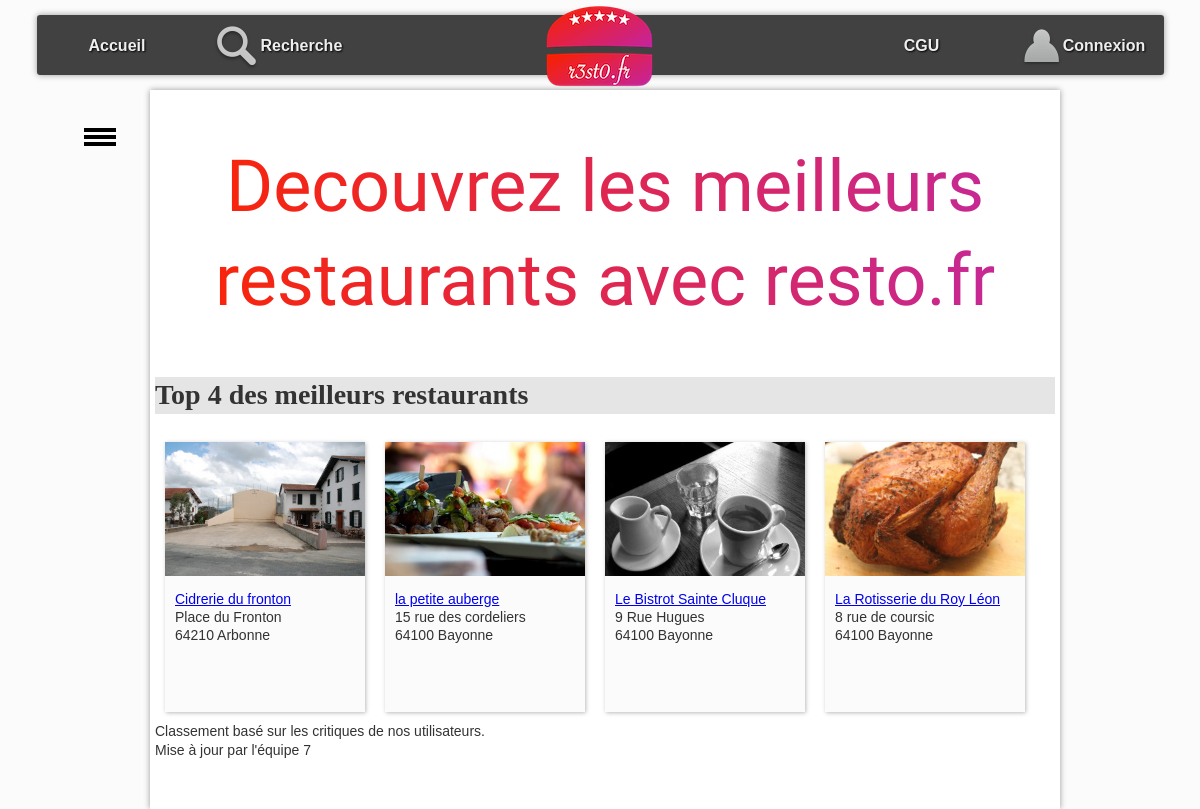
Before: / with the older database file.
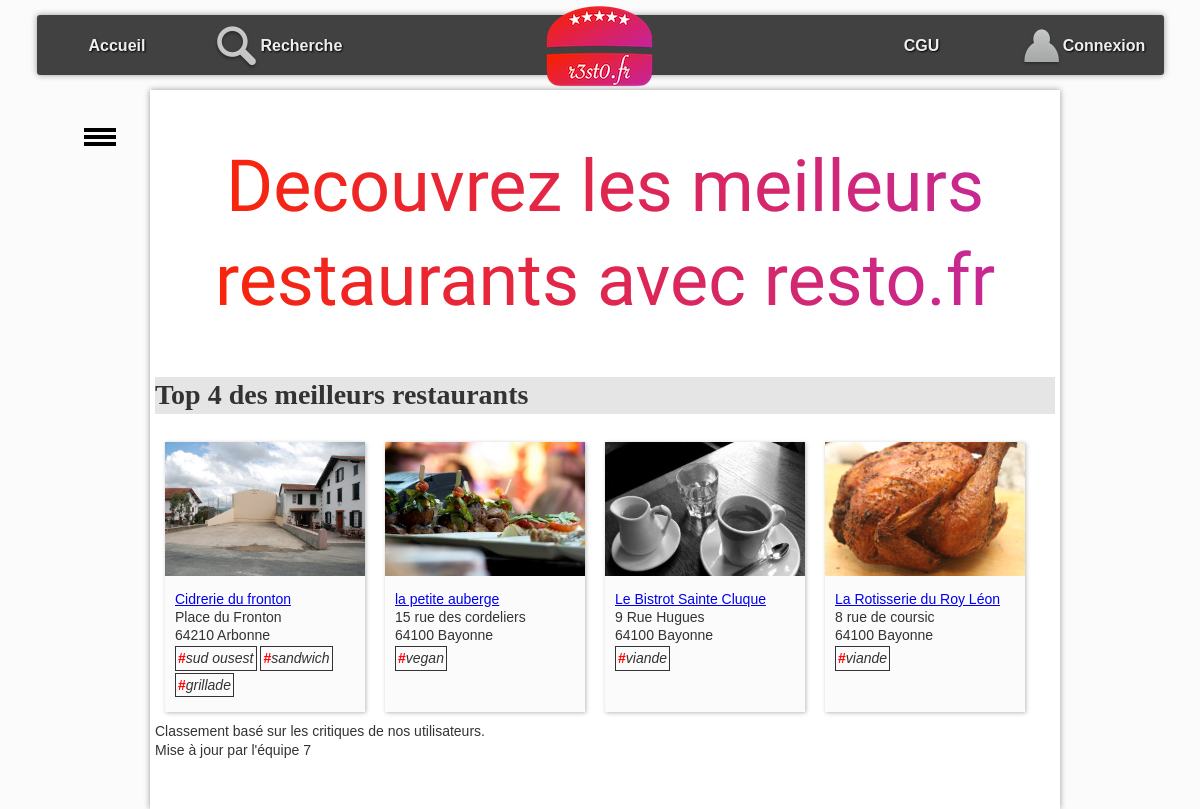
After: the same page with the newer database file.
### tables this page shows
CREATE TABLE IF NOT EXISTS `resto` (
  `idR` bigint(20) NOT NULL,
  `nomR` varchar(255) DEFAULT NULL,
  `numAdrR` varchar(20) DEFAULT NULL,
  `voieAdrR` varchar(255) DEFAULT NULL,
  `cpR` char(5) DEFAULT NULL,
  `villeR` varchar(255) DEFAULT NULL,
  `latitudeDegR` float DEFAULT NULL,
  `longitudeDegR` float DEFAULT NULL,
  `descR` text,
  `horairesR` text,
  PRIMARY KEY (`idR`)
);

CREATE TABLE IF NOT EXISTS `photo` (
  `idP` bigint(20) NOT NULL,
  `cheminP` varchar(255) DEFAULT NULL,
  `idR` bigint(20) DEFAULT NULL,
  PRIMARY KEY (`idP`),
  KEY `idR` (`idR`)
);

CREATE TABLE IF NOT EXISTS `typecresto` (
  `idR` bigint(20) NOT NULL,
  `idTC` bigint(20) NOT NULL,
  KEY `FBK_resto` (`idR`),
  KEY `FBK_typec` (`idTC`)
);

CREATE TABLE IF NOT EXISTS `typescuisine` (
  `idTC` bigint(20) NOT NULL AUTO_INCREMENT,
  `libelleTC` varchar(100) NOT NULL,
  PRIMARY KEY (`idTC`)
);

### controleur/accueil.php (called while the page is built, shortened)
<?php
    $listeRestos = RestoDAO::getTop4();
    require_once "$racine/vue/entete.html.php";
    require_once "$racine/vue/vueAccueil.php";
    require_once "$racine/vue/pied.html.php";
?>

### index.php (called while the page is built, shortened)
<?php
require_once "getRacine.php";
require_once "$racine/includes/autoload.inc.php";
if (isset($_GET["action"])){
    $action = $_GET["action"];
}
else{
    $action = "defaut";
}
$fichier = controleurPrincipal($action);
try{
    require_once "$racine/controleur/$fichier";
} catch (Throwable $e) {
    ajouterMessage($action." : ".$e->getMessage() . " (ligne " . $e->getLine() . ")" . " dans le fichier " . $e->getFile());
    $titre = "Erreur";
    require_once "$racine/vue/entete.html.php";
    require_once "$racine/vue/pied.html.php";
}

### includes/autoload.inc.php (called while the page is built, shortened)
<?php
function chargeurBaseEspacesDeNoms(string $className) {
    $fileName = __DIR__ . '/../';
    $fileName .= str_replace('\\', DIRECTORY_SEPARATOR, $className) . '.class.php';
}

### modele/dao/Bdd.class.php (called while the page is built, shortened)
<?php
class Bdd {
    private static ?PDO $pdo=null;
    private static $login = "root";
    private static $mdp = "";
    private static $bd = "resto2";
    private static $serveur = "localhost";
    private static $pdoOptions = array  (
        PDO::MYSQL_ATTR_INIT_COMMAND => "SET NAMES utf8"
        ,PDO::ATTR_ERRMODE => PDO::ERRMODE_EXCEPTION
                                        );
    public static function connecter() : ?PDO  {
        if (is_null(self::$pdo)) {
                self::$pdo = new PDO("mysql:host=".self::$serveur.";dbname=".self::$bd, self::$login, self::$mdp, self::$pdoOptions);
        }
        return self::$pdo;
    }
    public static function getConnexion() : ?PDO {
        return self::$pdo;
    }
}

### modele/dao/RestoDAO.class.php (called while the page is built, shortened)
<?php
class RestoDAO {
    public static function getTop4(): array {
        $lesObjets = array();
        try {
            $requete = "SELECT AVG(note) AS NotesCumulees, r.idR, nomR, numAdrR, voieAdrR, cpR, villeR, latitudeDegR, longitudeDegR, descR, horairesR
                       FROM resto r
                       INNER JOIN critiquer c ON r.idR = c.idR
                       GROUP BY r.idR, nomR, numAdrR, voieAdrR, cpR, villeR, latitudeDegR, longitudeDegR, descR, horairesR
                       ORDER BY NotesCumulees DESC
                       LIMIT 4;
                    ";
            $stmt = Bdd::getConnexion()->prepare($requete);
            $ok = $stmt->execute();
            if ($ok) {
                while ($enreg = $stmt->fetch(PDO::FETCH_ASSOC)) {
                    $lesObjets[] = self::enregistrementVersObjet($enreg);
                }
            }
        } catch (PDOException $e) {
            throw new Exception("Erreur dans la méthode " . get_called_class() . "::getTop4 : <br/>" . $e->getMessage());
        }
        return $lesObjets;
    }
    private static function enregistrementVersObjet(array $enreg): Resto {
        $id = $enreg['idR'];
        $leResto = new Resto(
                $enreg['idR'], $enreg['nomR'], $enreg['numAdrR'], $enreg['voieAdrR'], $enreg['cpR'], $enreg['villeR'],
                $enreg['latitudeDegR'], $enreg['longitudeDegR'], $enreg['descR'], $enreg['horairesR']
        );
        $lesCritiques = CritiqueDAO::getAllByResto($id);
        $lesPhotos = PhotoDAO::getAllByResto($id);
        $lesTypesCuisine = TypeCuisineDAO::getAllByResto($id);
        $leResto->setLesPhotos($lesPhotos);
        $leResto->setLesCritiques($lesCritiques);
        $leResto->setLesTypesCuisine($lesTypesCuisine);
        return $leResto;
    }
}

### modele/dao/CritiqueDAO.class.php (called while the page is built, shortened)
<?php
class CritiqueDAO {
    public static function getAllByResto(int $idR): array {
        $lesObjets = array();
        try {
            $requete = "SELECT * FROM critiquer c"
                    . " INNER JOIN utilisateur u ON  c.idU = u.idU "
                    . " WHERE idR = :idR";
            $stmt = Bdd::getConnexion()->prepare($requete);
            $stmt->bindParam(':idR', $idR, PDO::PARAM_INT);
            $ok = $stmt->execute();
            if ($ok) {
                while ($enreg = $stmt->fetch(PDO::FETCH_ASSOC)) {
                    $user = new Utilisateur($enreg['idU'], $enreg['mailU'], $enreg['mdpU'], $enreg['pseudoU']);
                    $lesObjets[] = new Critique($enreg['note'], $enreg['commentaire'], $user);
                }
            }
        } catch (PDOException $e) {
            throw new Exception("Erreur dans la méthode " . get_called_class() . "::getAllByResto : <br/>" . $e->getMessage());
        }
        return $lesObjets;
    }
}

### modele/dao/PhotoDAO.class.php (called while the page is built, shortened)
<?php
class PhotoDAO {
    public static function getAllByResto(int $idR): array {
        $lesObjets = array();
        try {
            $requete = "SELECT * FROM photo WHERE idR = :idR";
            $stmt = Bdd::getConnexion()->prepare($requete);
            $stmt->bindParam(':idR', $idR, PDO::PARAM_INT);
            $ok = $stmt->execute();
            if ($ok) {
                while ($enreg = $stmt->fetch(PDO::FETCH_ASSOC)) {
                    $lesObjets[] = new Photo($enreg['idP'], $enreg['cheminP']);
                }
            }
        } catch (PDOException $e) {
            throw new Exception("Erreur dans la méthode " . get_called_class() . "::getAllByResto : <br/>" . $e->getMessage());
        }
        return $lesObjets;
    }
}

### modele/dao/TypeCuisineDAO.class.php (called while the page is built, shortened)
<?php
class TypeCuisineDAO {
    public static function getAllByResto(int $idR): array {
        $lesObjets = array();
        try {
            $requete = "SELECT * FROM typescuisine t INNER JOIN typecresto tr ON t.idTC = tr.idTC WHERE tr.idR = :idR";
            $stmt = Bdd::getConnexion()->prepare($requete);
            $stmt->bindParam(':idR', $idR, PDO::PARAM_INT);
            $ok = $stmt->execute();
            if ($ok) {
                while ($ligne = $stmt->fetch(PDO::FETCH_ASSOC)) {
                    $objet = new TypesCuisine($ligne['idTC'], $ligne['libelleTC']);
                    $lesObjets[] = $objet;
                }
            }
        } catch (PDOException $e) {
            throw new Exception("Erreur dans la méthode " . get_called_class() . "::getAllByResto : <br/>" . $e->getMessage());
        }
        return $lesObjets;
    }
}

### modele/metier/Resto.class.php (called while the page is built, shortened)
<?php
class Resto {
    private int $idR;
    private ?string $nomR;
    private ?string $numAdr;
    private ?string $voieAdr;
    private ?string $cpR;
    private ?string $villeR;
    private array $lesPhotos;
    private array $lesTypesCuisine;
    function __construct(int $idR, string $nomR, ?string $numAdr, ?string $voieAdr, ?string $cpR, ?string $villeR, ?float $latitudeDegR, ?float $longitudeDegR, ?string $descR, ?string $horairesR) {
        $this->idR = $idR;
        $this->nomR = $nomR;
        $this->numAdr = $numAdr;
        $this->voieAdr = $voieAdr;
        $this->cpR = $cpR;
        $this->villeR = $villeR;
        $this->lesPhotos = array();
        $this->lesTypesCuisine = array();
    }
    function getIdR(): int {
        return $this->idR;
    }
    function getNomR(): ?string {
        return $this->nomR;
    }
    function getNumAdr(): ?string {
        return $this->numAdr;
    }
    function getVoieAdr(): ?string {
        return $this->voieAdr;
    }
    function getCpR(): ?string {
        return $this->cpR;
    }
    function getVilleR(): ?string {
        return $this->villeR;
    }
    function getLesPhotos(): array {
        return $this->lesPhotos;
    }
    function getLesTypesCuisine(): array {
        return $this->lesTypesCuisine;
    }
    function setLesPhotos(array $lesPhotos): void {
        $this->lesPhotos = $lesPhotos;
    }
    function setLesTypesCuisine(array $lesTypesCuisine): void {
        $this->lesTypesCuisine = $lesTypesCuisine;
    }
}

### modele/metier/Photo.class.php (called while the page is built, shortened)
<?php
class Photo {
    private string $cheminP;
    function __construct(int $idP, string $cheminP) {
        $this->cheminP = $cheminP;
    }
    function getCheminP(): string {
        return $this->cheminP;
    }
}

### modele/metier/TypesCuisine.class.php (called while the page is built, shortened)
<?php
class TypesCuisine {
     private string $libelle;
    function __construct(int $idTC, string $libelle) {
        $this->libelle = $libelle;
    }
    function getLibelle(): ?string {
        return $this->libelle;
    }
}

### vue/vueAccueil.php (the view, shortened to what the changed rows need)
<h1>Top 4 des meilleurs restaurants</h1>
<?php
foreach ($listeRestos as $unResto) {
     ?>
    <div class="card">
        <div class="photoCard">
            <?php
            $lesPhotos = $unResto->getLesPhotos();
            if (count($lesPhotos) > 0) {
                $laPhotoPrincipale = $lesPhotos[0];
                ?>
                <img src="photos/<?= $laPhotoPrincipale->getCheminP() ?>" alt="photo du restaurant" />
    <?php } ?>
        </div>
        <div class="descrCard">
            <a href="./?action=detail&idR=<?= $unResto->getIdR() ?>"><?= $unResto->getNomR() ?></a>
            <br />
            <?= $unResto->getNumAdr() ?>
            <?= $unResto->getVoieAdr() ?>
            <br />
            <?= $unResto->getCpR() ?>
            <?= $unResto->getVilleR() ?>
            <br />
            <span id="typecuisine">
                <?php
                foreach ($unResto->getLesTypesCuisine() as $unTypeCuisine) {
                    ?>
                    <div class="TC-block">
                        <span class="TC-txt"><b>#</b><i><?= $unTypeCuisine->getLibelle(); ?></i></span>
                    </div>
                    <?php
                }
                ?>
            </span>
        </div>
    </div>
<?php
}
?>
<br/>

Changed rows visible on the page:
added typecresto: idTC.libelleTC "sud ousest", shown under resto "Cidrerie du fronton"
added typecresto: idTC.libelleTC "sandwich", shown under resto "Cidrerie du fronton"
added typecresto: idTC.libelleTC "grillade", shown under resto "Cidrerie du fronton"
added typecresto: idTC.libelleTC "vegan", shown under resto "la petite auberge"
added typecresto: idTC.libelleTC "viande", shown under resto "Le Bistrot Sainte Cluque"
added typecresto: idTC.libelleTC "viande", shown under resto "La Rotisserie du Roy Léon"
